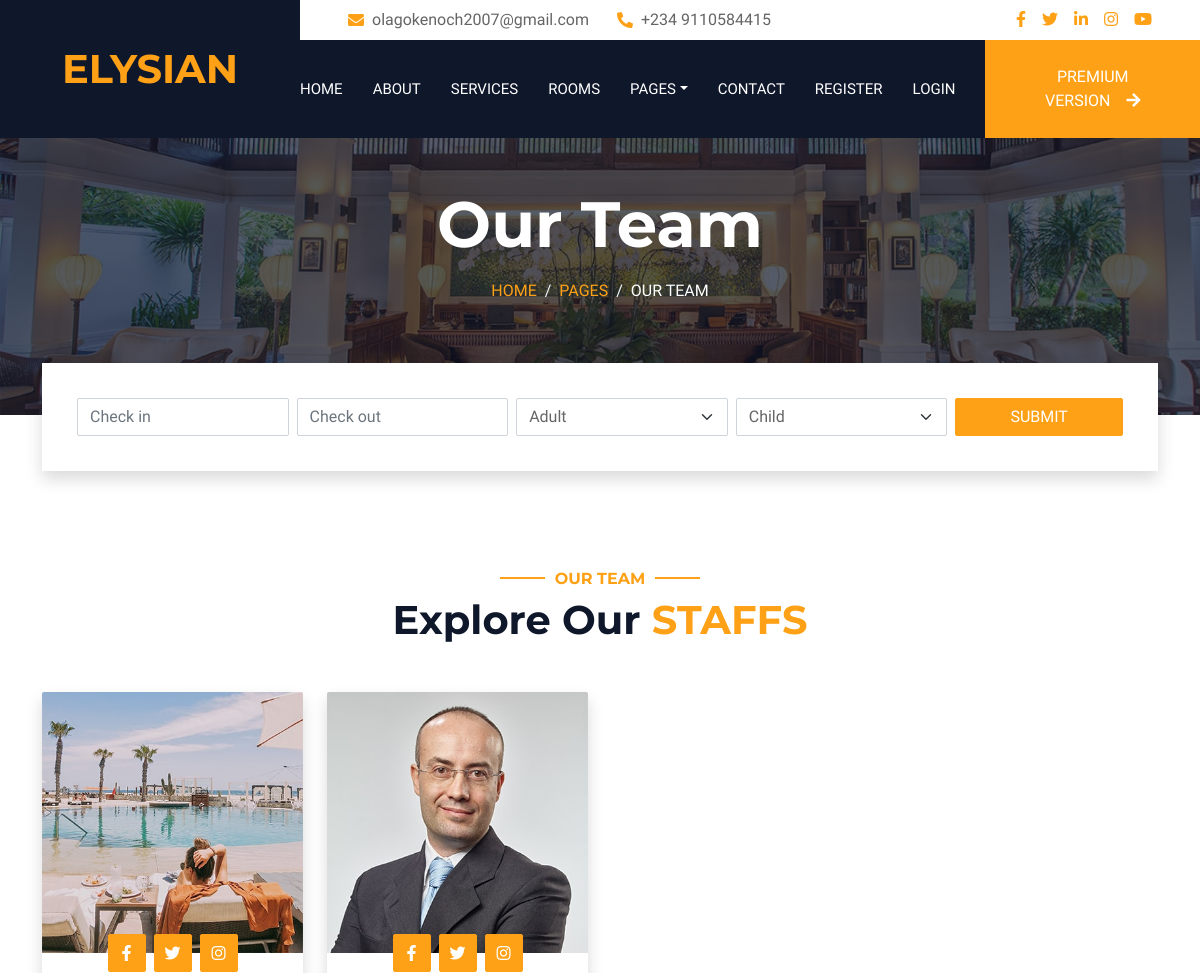
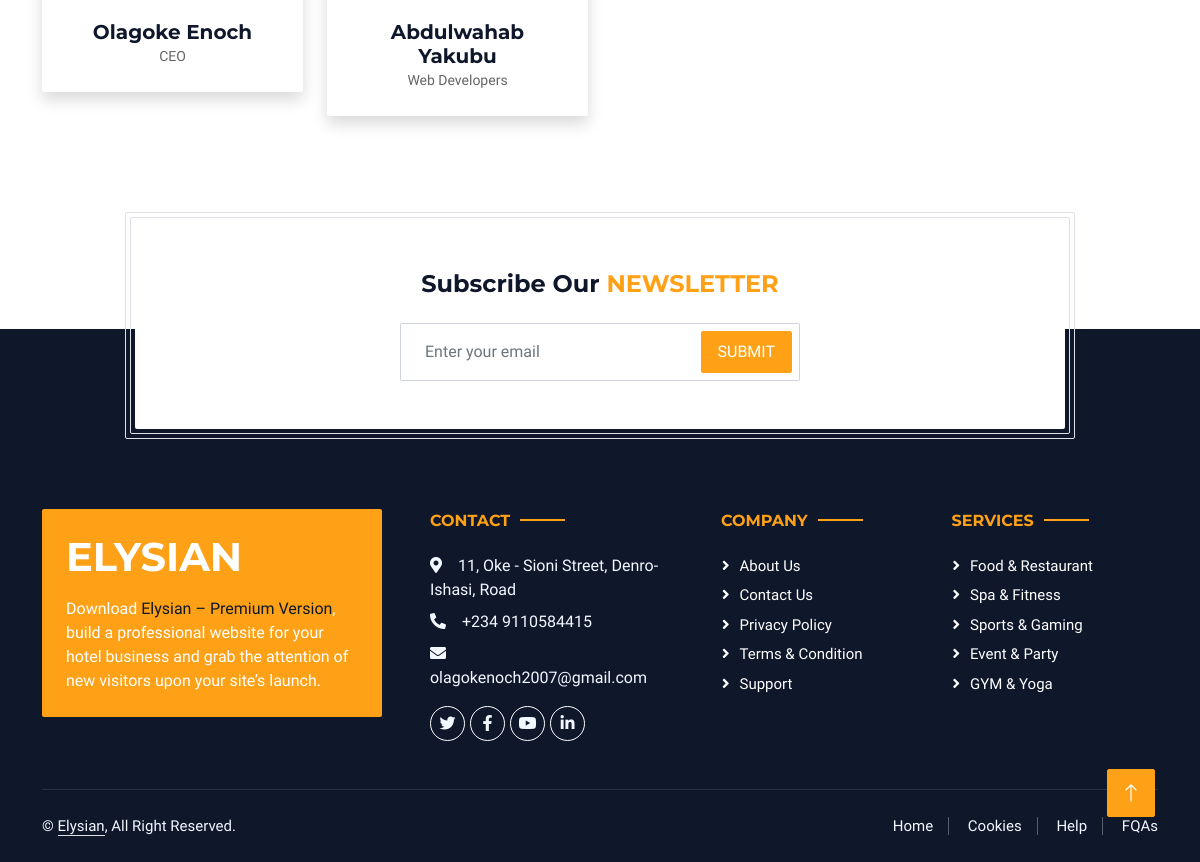
Page /team/ on the committed database (2 pictures, top to bottom).
### enochApp/models.py (models this page shows, shortened)
class Staff(models.Model):
    image = models.FileField(upload_to='uploads/', null=True, blank=True, verbose_name='Profile Picture')
    name = models.CharField(max_length= 100)
    role = models.CharField(max_length= 30)
    bio = models.TextField(null=True, blank= True)
    facebook = models.URLField()
    instagram = models.URLField()
    twitter = models.URLField()
    created_at = models.DateTimeField(auto_now_add=True)
    updated_at = models.DateTimeField(auto_now=True)

### enochApp/views.py (the view)
# urls.py: path('team/', views.myTeam, name='team'),
def myTeam(request):
    staff = Staff.objects.all()
    return render(request, "team.html", {'staff_members': staff})

### templates/team.html (shortened to what this page needs)
{% extends 'base.html' %}
{% load static %}
{% block content %}
        <div class="container-fluid page-header mb-5 p-0" style="background-image: url({% static 'img/carousel-1.jpg' %});">
            <div class="container-fluid page-header-inner py-5">
                <div class="container text-center pb-5">
                    <h1 class="display-3 text-white mb-3 animated slideInDown">Our Team</h1>
                    <nav aria-label="breadcrumb">
                        <ol class="breadcrumb justify-content-center text-uppercase">
                            <li class="breadcrumb-item"><a href="#">Home</a></li>
                            <li class="breadcrumb-item"><a href="#">Pages</a></li>
                            <li class="breadcrumb-item text-white active" aria-current="page">Our Team</li>
                        </ol>
                    </nav>
                </div>
            </div>
        </div>
        <div class="container-fluid booking pb-5 wow fadeIn" data-wow-delay="0.1s">
            <div class="container">
                <div class="bg-white shadow" style="padding: 35px;">
                    <div class="row g-2">
                        <div class="col-md-10">
                            <div class="row g-2">
                                <div class="col-md-3">
                                    <div class="date" id="date1" data-target-input="nearest">
                                        <input type="text" class="form-control datetimepicker-input"
                                            placeholder="Check in" data-target="#date1" data-toggle="datetimepicker" />
                                    </div>
                                </div>
                                <div class="col-md-3">
                                    <div class="date" id="date2" data-target-input="nearest">
                                        <input type="text" class="form-control datetimepicker-input" placeholder="Check out" data-target="#date2" data-toggle="datetimepicker"/>
                                    </div>
                                </div>
                                <div class="col-md-3">
                                    <select class="form-select">
                                        <option selected>Adult</option>
                                    </select>
                                </div>
                                <div class="col-md-3">
                                    <select class="form-select">
                                        <option selected>Child</option>
                                    </select>
                                </div>
                            </div>
                        </div>
                        <div class="col-md-2">
                            <button class="btn btn-primary w-100">Submit</button>
                        </div>
                    </div>
                </div>
            </div>
        </div>
        <div class="container-xxl py-5">
            <div class="container">
                <div class="text-center wow fadeInUp" data-wow-delay="0.1s">
                    <h6 class="section-title text-center text-primary text-uppercase">Our Team</h6>
                    <h1 class="mb-5">Explore Our <span class="text-primary text-uppercase">Staffs</span></h1>
                </div>
                <div class="row g-4">
                    {% for staff in staff_members %}
                    <div class="col-lg-3 col-md-6 wow fadeInUp" data-wow-delay="0.1s">
                        <div class="rounded shadow overflow-hidden">
                            <div class="position-relative">
                                <img class="img-fluid" src="{{staff.image.url}}" alt="">
                                <div class="position-absolute start-50 top-100 translate-middle d-flex align-items-center">
                                    <a class="btn btn-square btn-primary mx-1" href="{{staff.facebook}}"><i class="fab fa-facebook-f"></i></a>
                                    <a class="btn btn-square btn-primary mx-1" href="{{staff.instagram}}"><i class="fab fa-twitter"></i></a>
                                    <a class="btn btn-square btn-primary mx-1" href="{{staff.twitter}}"><i class="fab fa-instagram"></i></a>
                                </div>
                            </div>
                            <div class="text-center p-4 mt-3">
                                <h5 class="fw-bold mb-0">{{staff.name}}</h5>
                                <small>{{staff.role}}</small>
                            </div>
                        </div>
                    </div>
                    {% endfor %}
                </div>
            </div>
        </div>
{% endblock %}

### templates/base.html (shortened to what this page needs)
{% load static %}
<!DOCTYPE html>
<html lang="en">
<head>
    <link href="https://cdnjs.cloudflare.com/ajax/libs/font-awesome/5.10.0/css/all.min.css" rel="stylesheet">
    <link href="https://cdn.jsdelivr.net/npm/bootstrap-icons@1.4.1/font/bootstrap-icons.css" rel="stylesheet">
    <link href="{% static 'lib/animate/animate.min.css' %}" rel="stylesheet">
    <link href="{% static 'lib/owlcarousel/assets/owl.carousel.min.css' %}" rel="stylesheet">
    <link href="{% static 'lib/tempusdominus/css/tempusdominus-bootstrap-4.min.css' %}" rel="stylesheet" />
    <link href="{% static 'css/bootstrap.min.css' %}" rel="stylesheet">
    <link href="{% static 'css/style.css' %}" rel="stylesheet">
</head>
<body>
    <div class="container-xxl bg-white p-0">
        <div class="container-fluid bg-dark px-0">
            <div class="row gx-0">
                <div class="col-lg-3 bg-dark d-none d-lg-block">
                    <a href="index.html" class="navbar-brand w-100 h-100 m-0 p-0 d-flex align-items-center justify-content-center">
                        <h1 class="m-0 text-primary text-uppercase">ELYSIAN</h1>
                    </a>
                </div>
                <div class="col-lg-9">
                    <div class="row gx-0 bg-white d-none d-lg-flex">
                        <div class="col-lg-7 px-5 text-start">
                            <div class="h-100 d-inline-flex align-items-center py-2 me-4">
                                <i class="fa fa-envelope text-primary me-2"></i>
                                <p class="mb-0">olagokenoch2007@gmail.com</p>
                            </div>
                            <div class="h-100 d-inline-flex align-items-center py-2">
                                <i class="fa fa-phone-alt text-primary me-2"></i>
                                <p class="mb-0">+234 9110584415</p>
                            </div>
                        </div>
                        <div class="col-lg-5 px-5 text-end">
                            <div class="d-inline-flex align-items-center py-2">
                                <a class="me-3" href="www.facebook.com"><i class="fab fa-facebook-f"></i></a>
                                <a class="me-3" href="www.twitter.com"><i class="fab fa-twitter"></i></a>
                                <a class="me-3" href="www.linkedin.com"><i class="fab fa-linkedin-in"></i></a>
                                <a class="me-3" href="www.instagram.com"><i class="fab fa-instagram"></i></a>
                                <a class="" href="www.youtube.com"><i class="fab fa-youtube"></i></a>
                            </div>
                        </div>
                    </div>
                    <nav class="navbar navbar-expand-lg bg-dark navbar-dark p-3 p-lg-0">
                        <div class="collapse navbar-collapse justify-content-between" id="navbarCollapse">
                            <div class="navbar-nav mr-auto py-0">
                                <a href="{% url 'enochApp:home' %}" class="nav-item nav-link {% if request.path == '/'%} active {% endif %}">Home</a>
                                <a href="{% url 'enochApp:about' %}" class="nav-item nav-link {% if request.path == '/about/'%} active {% endif  %}">About</a>
                                <a href="{% url 'enochApp:service' %}" class="nav-item nav-link {% if request.path == '/service/'%} active {% endif  %}">Services</a>
                                <a href="{% url 'enochApp:room' %}" class="nav-item nav-link {% if request.path == '/room/'%} active {% endif  %}">Rooms</a>
                                <div class="nav-item dropdown">
                                    <a href="#" class="nav-link dropdown-toggle" data-bs-toggle="dropdown">Pages</a>
                                </div>
                                <a href="{% url 'enochApp:contact' %} " class="nav-item nav-link">Contact</a>
                                <a href="{% url 'accountApp:register' %} " class="nav-item nav-link">Register</a>
                                <a href="{% url 'accountApp:login' %} " class="nav-item nav-link">Login</a>
                            </div>
                            <a href="" class="btn btn-primary rounded-0 py-4 px-md-5 d-none d-lg-block">Premium Version<i class="fa fa-arrow-right ms-3"></i></a>
                        </div>
                    </nav>
                </div>
            </div>
        </div>
{% block content %}
{% endblock %}
     <div class="container newsletter mt-5 wow fadeIn" data-wow-delay="0.1s">
        <div class="row justify-content-center">
            <div class="col-lg-10 border rounded p-1">
                <div class="border rounded text-center p-1">
                    <div class="bg-white rounded text-center p-5">
                        <h4 class="mb-4">Subscribe Our <span class="text-primary text-uppercase">Newsletter</span></h4>
                        <div class="position-relative mx-auto" style="max-width: 400px;">
                            <input class="form-control w-100 py-3 ps-4 pe-5" type="text" placeholder="Enter your email">
                            <button type="button" class="btn btn-primary py-2 px-3 position-absolute top-0 end-0 mt-2 me-2">Submit</button>
                        </div>
                    </div>
                </div>
            </div>
        </div>
    </div>
    <div class="container-fluid bg-dark text-light footer wow fadeIn" data-wow-delay="0.1s">
        <div class="container pb-5">
            <div class="row g-5">
                <div class="col-md-6 col-lg-4">
                    <div class="bg-primary rounded p-4">
                        <a href="index.html"><h1 class="text-white text-uppercase mb-3">Elysian</h1></a>
                        <p class="text-white mb-0">
                            Download <a class="text-dark fw-medium" href="">Elysian – Premium Version</a>, build a professional website for your hotel business and grab the attention of new visitors upon your site’s launch.
                        </p>
                    </div>
                </div>
                <div class="col-md-6 col-lg-3">
                    <h6 class="section-title text-start text-primary text-uppercase mb-4">Contact</h6>
                    <p class="mb-2"><i class="fa fa-map-marker-alt me-3"></i>11, Oke - Sioni Street, Denro-Ishasi, Road</p>
                    <p class="mb-2"><i class="fa fa-phone-alt me-3"></i>+234 9110584415</p>
                    <p class="mb-2"><i class="fa fa-envelope me-3"></i>olagokenoch2007@gmail.com</p>
                    <div class="d-flex pt-2">
                        <a class="btn btn-outline-light btn-social" href="www.twitter.com"><i class="fab fa-twitter"></i></a>
                        <a class="btn btn-outline-light btn-social" href="www.facebook.com"><i class="fab fa-facebook-f"></i></a>
                        <a class="btn btn-outline-light btn-social" href="www.youtube.com"><i class="fab fa-youtube"></i></a>
                        <a class="btn btn-outline-light btn-social" href="www.linkedin.com"><i class="fab fa-linkedin-in"></i></a>
                    </div>
                </div>
                <div class="col-lg-5 col-md-12">
                    <div class="row gy-5 g-4">
                        <div class="col-md-6">
                            <h6 class="section-title text-start text-primary text-uppercase mb-4">Company</h6>
                            <a class="btn btn-link" href="">About Us</a>
                            <a class="btn btn-link" href="">Contact Us</a>
                            <a class="btn btn-link" href="">Privacy Policy</a>
                            <a class="btn btn-link" href="">Terms & Condition</a>
                            <a class="btn btn-link" href="">Support</a>
                        </div>
                        <div class="col-md-6">
                            <h6 class="section-title text-start text-primary text-uppercase mb-4">Services</h6>
                            <a class="btn btn-link" href="">Food & Restaurant</a>
                            <a class="btn btn-link" href="">Spa & Fitness</a>
                            <a class="btn btn-link" href="">Sports & Gaming</a>
                            <a class="btn btn-link" href="">Event & Party</a>
                            <a class="btn btn-link" href="">GYM & Yoga</a>
                        </div>
                    </div>
                </div>
            </div>
        </div>
        <div class="container">
            <div class="copyright">
                <div class="row">
                    <div class="col-md-6 text-center text-md-start mb-3 mb-md-0">
                        &copy; <a class="border-bottom" href="#">Elysian</a>, All Right Reserved.
                    </div>
                    <div class="col-md-6 text-center text-md-end">
                        <div class="footer-menu">
                            <a href="">Home</a>
                            <a href="">Cookies</a>
                            <a href="">Help</a>
                            <a href="">FQAs</a>
                        </div>
                    </div>
                </div>
            </div>
        </div>
    </div>
    <a href="#" class="btn btn-lg btn-primary btn-lg-square back-to-top"><i class="bi bi-arrow-up"></i></a>
</div>
</body>
</html>

### rows in the picture
Staff: image (picture), name "Olagoke Enoch", role "CEO"
Staff: image (picture), name "Abdulwahab Yakubu", role "Web Developers"
